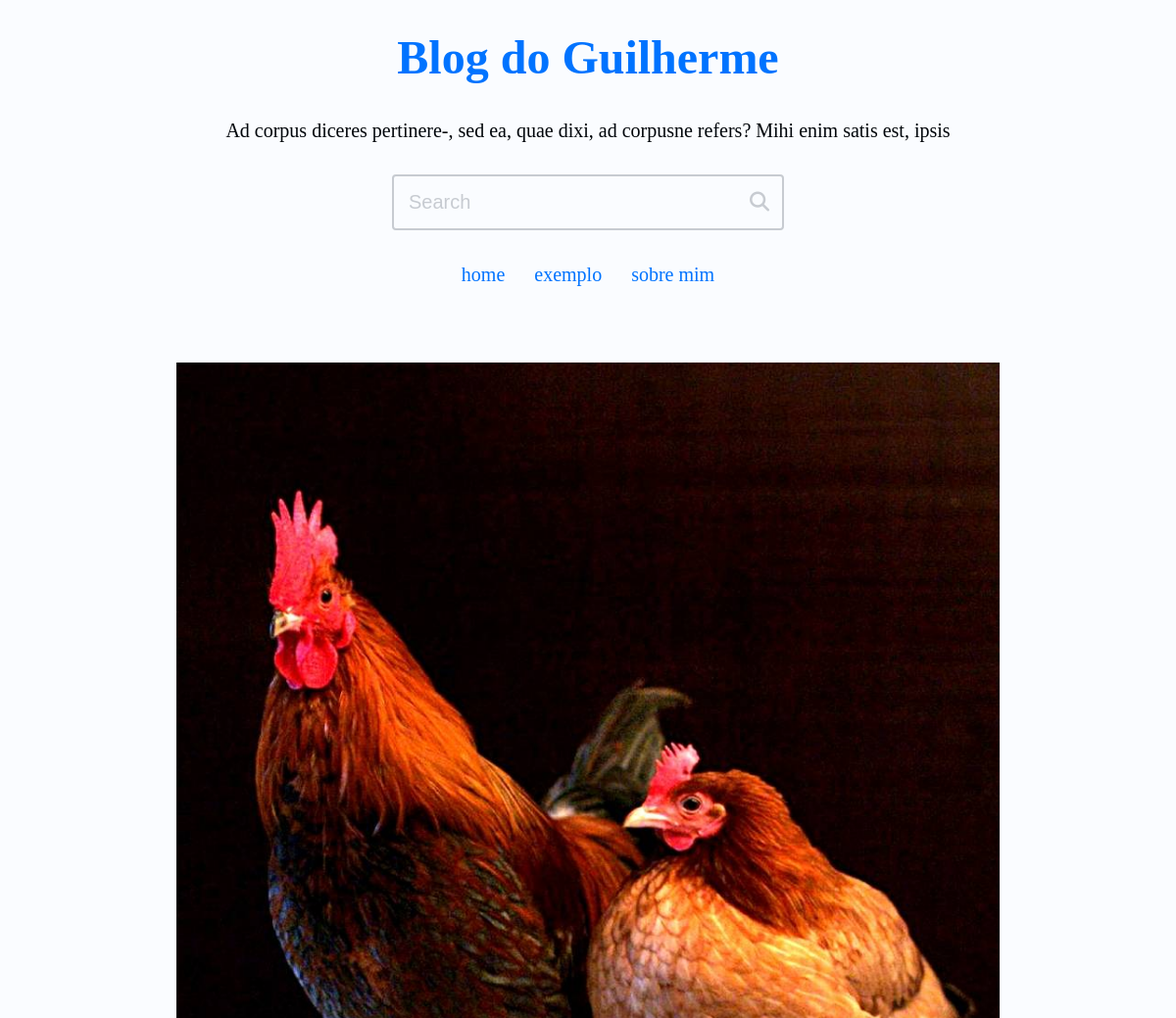
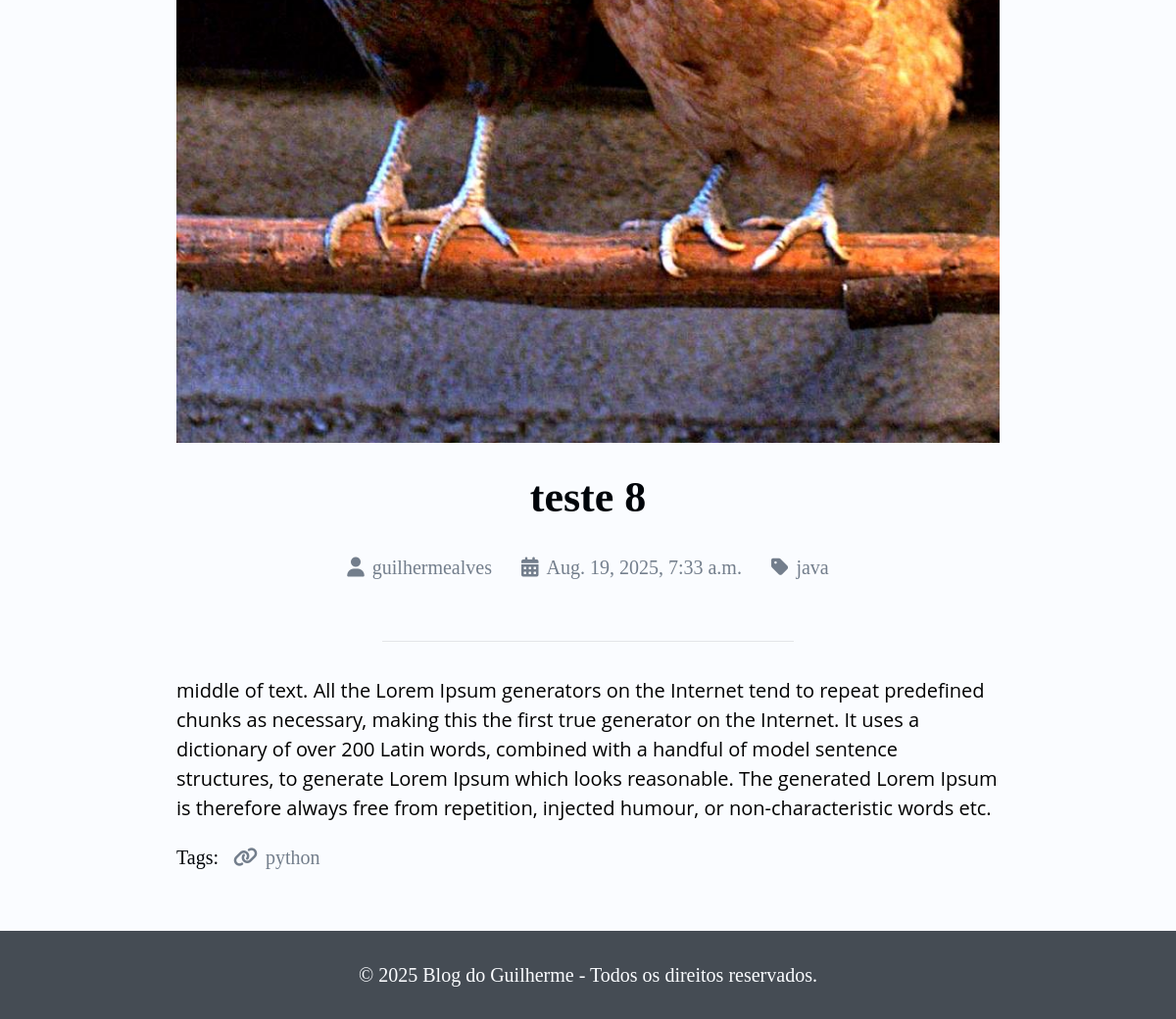
Screenshot of /post/teste-8/ with the database file from the repository (2 pictures, top to bottom).
### site_setup/models.py (models this page shows, shortened)
class SiteSetup(models.Model):
    class Meta:
        verbose_name = 'Setup'
        verbose_name_plural = 'Setup'
    title = models.CharField(max_length=65)
    description = models.CharField(max_length=255)
    show_header = models.BooleanField(default=True)
    show_search = models.BooleanField(default=True)
    show_menu = models.BooleanField(default=True)
    show_description = models.BooleanField(default=True)
    show_pagination = models.BooleanField(default=True)
    show_footer = models.BooleanField(default=True)
    favicon = models.ImageField(
        upload_to='assets/favicon/%Y/%m',
        blank=True, null=True,
        validators=[validate_png],  # Assuming validate_png is defined in utils/model_validators.py
        )

class MenuLink(models.Model):
    class Meta:
        verbose_name = 'Menu Link'
        verbose_name_plural = 'Menu Links'
    text = models.CharField(max_length=50)
    url_or_path = models.CharField(max_length=2048)
    new_tab = models.BooleanField(default=False)
    site_setup = models.ForeignKey(
        'SiteSetup', on_delete=models.CASCADE, blank=True, null=True,
        default=None, related_name='menu'
    )

### blog/models.py (models this page shows, shortened)
class Post(models.Model):
    class Meta:
        verbose_name = 'Post'
        verbose_name_plural = 'Posts'
    is_published = models.BooleanField(default=False)
    objects = PostManager()
    title = models.CharField(max_length=65,)
    slug = models.SlugField(
        unique=True, default="",
        null=False, blank=True, max_length=255
    )
    excerpt = models.CharField(max_length=150)
    is_published = models.BooleanField(
        default=False,
        help_text=(
            'Este campo precisará estar marcado '
            'para o post ser exibido publicamente.'
        ),
    )
    content = models.TextField()
    cover = models.ImageField(upload_to='posts/%Y/%m/', blank=True, default='')
    cover_in_post_content = models.BooleanField(
        default=True,
        help_text='Se marcado, exibirá a capa dentro do post.',
    )
    created_at = models.DateTimeField(auto_now_add=True)
    created_by = models.ForeignKey(
        User,
        on_delete=models.SET_NULL,
        blank=True, null=True,
        related_name='post_created_by'
    )
    updated_at = models.DateTimeField(auto_now=True)
    updated_by = models.ForeignKey(
        User,
        on_delete=models.SET_NULL,
        blank=True, null=True,
        related_name='post_updated_by'
    )
    category = models.ForeignKey(
        Category, on_delete=models.SET_NULL, null=True, blank=True,
        default=None,
    )
    tags = models.ManyToManyField(Tag, blank=True, default='')

class Category(models.Model):
    class Meta:
        verbose_name = "category"
        verbose_name_plural = "Categories"
    name = models.CharField(max_length=100)
    slug = models.SlugField(
        unique=True, default=None, null=True, blank=True, max_length=100
    )

class Tag(models.Model):
    class Meta:
        verbose_name = "Tag"
        verbose_name_plural = "Tags"
    name = models.CharField(max_length=100)
    slug = models.SlugField(
        unique=True, default=None, null=True, blank=True, max_length=100
    )

### blog/views.py (the view)
# urls.py: path('post/<slug:slug>/', PostDetailView.as_view(), name='post'),
class PostDetailView(DetailView):
    model = Post
    template_name = 'blog/pages/post.html'
    slug_field = 'slug'
    context_object_name = 'post'
    def get_context_data(self, **kwargs):
        ctx =  super().get_context_data(**kwargs)
        post = self.get_object()
        page_title = f'{post.title} - Post - '
        ctx.update({
            'page_title': page_title
        })
        return ctx
    def get_queryset(self) -> QuerySet[Any]:
        return super().get_queryset().filter(is_published=True)

### site_setup/context_processors.py (called while the page is built)
def context_processor_example(request):
    return {
        'example': 'Veio do context processor (example)'
    }

def site_setup(request):
    setup = SiteSetup.objects.order_by('-id').first()
    return {
        'site_setup': setup,
    }

### blog/templates/blog/pages/post.html (shortened to what this page needs)
{% extends 'blog/base.html' %}
{% block additional_head %}
<link rel="stylesheet" href="//cdnjs.cloudflare.com/ajax/libs/codemirror/5.62.2/codemirror.min.css">
<link rel="stylesheet" href="//cdnjs.cloudflare.com/ajax/libs/codemirror/6.65.7/theme/dracula.min.css">
{% endblock additional_head %}
{% block content %}
<main class="main-content single-post section-wrapper">
  <div class="single-post-content section-content-narrow">
    <div class="single-post-gap section-gap">
      {% if post.cover and post.cover_in_post_content %}
        <div class="single-post-cover pb-base">
          <img
           loading="lazy"
           src="{{ post.cover.url }}"
           alt="{{ post.title }}">
        </div>
      {% endif %}
      <h2 class="single-post-title pb-base center">
        {{ post.title }}
      </h2>
      <div class="post-meta pb-base">
        <div class="post-meta-item">
          <a class="post-meta-link"
           href="{% url 'blog:created_by' post.created_by.pk %}">
            <i class="fa-solid fa-user"></i>
            <span>
              {% if post.created_by.first_name %}
                {{ post.created_by.first_name }}
                {{ post.created_by.last_name }}
              {% else %}
                {{ post.created_by.username }}
              {% endif %}
            </span>
          </a>
        </div>
        <div class="post-meta-item">
          <span class="post-meta-link">
            <i class="fa-solid fa-calendar-days"></i>
            <span>
              {{ post.created_at }}
            </span>
          </span>
        </div>
        {% if post.category %}
          <div class="post-meta-item">
            <a class="post-meta-link" href="{% url "blog:category" post.category.slug %}">
              <i class="fa-solid fa-tag"></i>
              <span>
                {{ post.category.name }}
              </span>
            </a>
          </div>
        {% endif %}
      </div>
      <p class="single-post-excerpt pb-base">
      </p>
      <div class="separator"></div>
      <div class="single-post-content">
        {{ post.content | safe }}
        {% if post.tags.exists %}
          <div class="post-tags">
            <span>Tags: </span>
            {% for tag in post.tags.all %}
              <a class="post-tag-link" href="{% url 'blog:tag' tag.slug %}">
                <i class="fa-solid fa-link"></i>
                <span>{{ tag.name }}</span>
              </a>
            {% endfor %}
          </div>
        {% endif %}
      </div>
    </div>
  </div>
</main>
{% endblock content %}

### blog/templates/blog/partials/_header.html (shortened to what this page needs)
<header class="header section-wrapper">
  <div class="section-content-wide">
    <div class="section-gap">
      <h1 class="blog-title center pb-base">
        <a class="blog-link" href="/">{{ site_setup.title }}</a>
      </h1>
      {% if site_setup.show_description %}
            <p class="blog-description pb-base center">{{ site_setup.description }}</p>
      {% endif %}
      {% if site_setup.show_search %}
        <div class="search pb-base center">
          <form class="search-form" action="{% url "blog:search" %}" method="get">
            <div class="search-content">
              <input
                class="search-input"
                type="search"
                name="search"
                id="search-input"
                placeholder="Search"
                value="{{ search_value }}"
                required
              >
              <button class="search-btn" type="submit" aria-labelledby="search-label">
                <i class="fa fa-search"></i>
              </button>
            </div>
          </form>
        </div>
      {% endif %}
      {% if site_setup.show_menu %}
        <nav class="menu">
          <ul class="menu-items">
            {% for link in site_setup.menu.all %}
              <li class="menu-item">
                {% if link.new_tab %}
                  <a target="_blank" class="menu-link" href="{{ link.url_or_path }}">
                    {{ link.text }}
                  </a>
              {% else %}
                  <a class="menu-link" href="{{ link.url_or_path }}">
                    {{ link.text }}
                  </a>
                {% endif %}
              </li>
            {% endfor %}
          </ul>
        </nav>
      {% endif %}
    </div>
  </div>
</header>

### blog/templates/blog/partials/_footer.html (shortened to what this page needs)
<footer class="footer section-wrapper mt-base ">
  <div class="section-content-wide">
    <div class="section-gap">
      <div class="center">
        <a href="#"> © {% now "Y" %} {{ site_setup.title }} - Todos os direitos reservados. </a>
      </div>
    </div>
  </div>
</footer>

### blog/static/blog/css/remedy.css (style rules this page uses)
html { line-sizing: normal; }
body { margin: 0; }
h1 { font-size: 2rem; }
h2 { font-size: 1.5rem; }
h1 { margin: 0.67em 0; }
img, svg, video, canvas, audio, iframe, embed, object { display: block; vertical-align: middle; max-width: 100%; }
img, svg, video, canvas { height: auto; }
img { border-style: none; }
article, aside, details, figcaption, figure, footer, header, hgroup, main, nav, section { display: block; }

### rows the page displays
SiteSetup: title "Blog do Guilherme", description "Ad corpus diceres pertinere-, sed ea, quae dixi, ad corpusne refers? Mihi enim satis est, ipsis"
MenuLink: text "home"
MenuLink: text "exemplo"
MenuLink: text "sobre mim"
Post: cover (picture), title "teste 8", created_by.username "guilhermealves", created_at "Aug. 19, 2025, 7:33 a.m.", category.name "java", content "middle of text. All the Lorem Ipsum generators on the Internet tend to repeat predefined chunks as necessary, making this the first true generator on the Internet. It uses a dictionary of over 200 Latin words, combined with a handful of model sentence structures, to generate Lorem Ipsum which looks reasonable. The generated Lorem Ipsum is therefore always free from repetition, injected humour, or non-characteristic words etc."
Tag: name "python"
